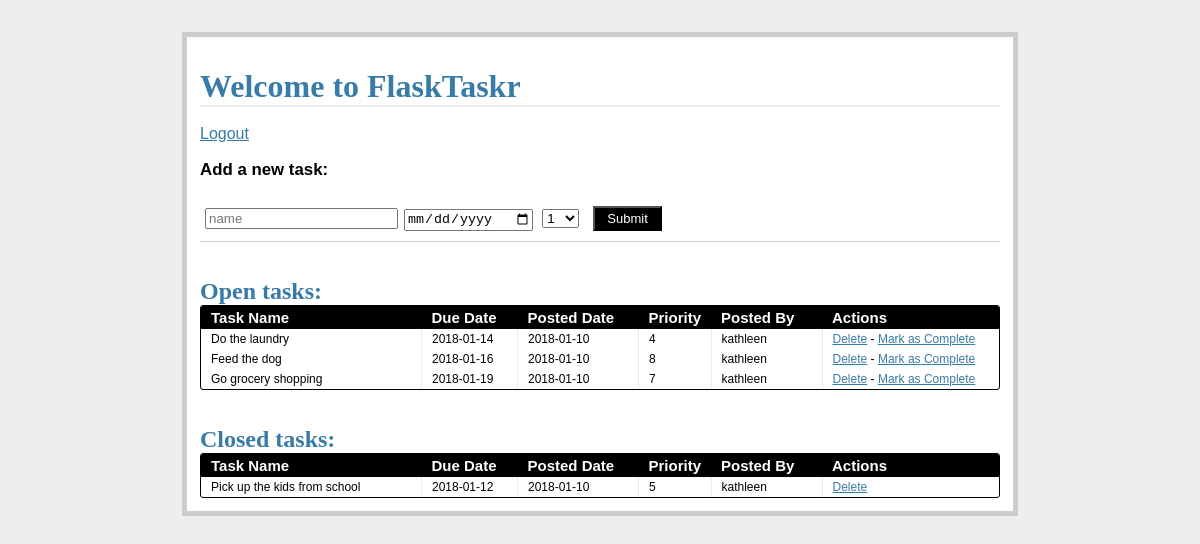
Screenshot of /tasks/ (signed in) with the database file from the repository.
### models.py (models this page shows, shortened)
class Task(db.Model):
    __tablename__ = "tasks"
    task_id = db.Column(db.Integer, primary_key=True)
    name = db.Column(db.String, nullable=False)
    due_date = db.Column(db.Date, nullable=False)
    priority = db.Column(db.Integer, nullable=False)
    status = db.Column(db.Integer)
    user_id = db.Column(db.Integer, db.ForeignKey('users.id'))
    posted_date = db.Column(db.Date, default=datetime.datetime.utcnow())

class User(db.Model):
    __tablename__ = "users"
    id = db.Column(db.Integer, primary_key=True)
    name = db.Column(db.String, unique=True, nullable=False)
    email = db.Column(db.String, unique=True, nullable=False)
    password = db.Column(db.String, nullable=False)
    tasks = db.relationship('Task', backref='poster')

### views.py (the view)
@app.route("/tasks/", methods = ['GET', 'POST'])
@login_required
def tasks():
    return render_template(
            'tasks.html',
            form=AddTaskForm(request.form),
            open_tasks=open_tasks(),
            closed_tasks=closed_tasks(),
            )

### forms.py
class AddTaskForm(Form):
    task_id = IntegerField()
    name = StringField('Task Name', validators=[DataRequired()])
    due_date = DateField('Due Date (mm/dd/yyyy)', \
            validators=[DataRequired()], format='%m/%d/%Y')
    priority = SelectField(
            'Priority',
            validators=[DataRequired()],
            choices=[('1', '1'), ('2', '2'), ('3', '3'),
                ('4', '4'), ('5', '5'), ('6', '6'), ('7', '7'),
                ('8', '8'), ('9', '9'), ('10', '10')
            ]
    )
    status = IntegerField('Status')

### views.py (called while the page is built)
def login_required(test):
    @wraps(test)
    def wrap(*args, **kwargs):
        if ('logged_in' in session):
            return(test(*args, **kwargs))
        else:
            flash("You need to log in first")
            return(redirect(url_for('login')))
    return wrap

def open_tasks():
    return db.session.query(Task).filter_by(
            status='1').order_by(Task.due_date.asc())

def closed_tasks():
    return db.session.query(Task).filter_by(
            status='0').order_by(Task.due_date.asc())

### templates/tasks.html (shortened to what this page needs)
{% extends "_base.html" %}
{% block content %}
<h1>Welcome to FlaskTaskr</h1>
<br>
<a href="{{ url_for('logout') }}">Logout</a>
<div class="add-task">
  <h3>Add a new task:</h3>
  <form action="{{ url_for('new_task') }}" method="post" class="inline-form">
    <div class="input-group">
      {{ form.name(placeholder="name") }}
    </div>
    <div class="input-group">
      {{ form.due_date(placeholder="due date") }}
    </div>
    <div class="input-group">
      {{ form.priority(placeholder="priority") }}
    </div>
    <div class="input-group">
      <button class="button" type="submit">Submit</button>
    </div>
</div>
<div class="entries">
  <br>
  <br>
  <h2>Open tasks:</h2>
  <div class="datagrid">
    <table>
      <thead>
        <tr>
          <th width="200px"><strong>Task Name</strong></th>
          <th width="75px"><strong>Due Date</strong></th>
          <th width="100px"><strong>Posted Date</strong></th>
          <th width="50px"><strong>Priority</strong></th>
          <th width="90px"><strong>Posted By</strong></th>
          <th><strong>Actions</strong></th>
        </tr>
      </thead>
      {% for task in open_tasks %}
        <tr>
          <td width="200px">{{ task.name }}</td>
          <td width="75px">{{ task.due_date }}</td>
          <td width="100px">{{ task.posted_date }}</td>
          <td width="50px">{{ task.priority }}</td>
          <td width="90px">{{ task.poster.name }}</td>
          <td>
            <a href="{{ url_for('delete_entry', task_id = task.task_id) }}">Delete</a>  -
            <a href="{{ url_for('complete', task_id = task.task_id) }}">Mark as Complete</a>
          </td>
        </tr>
      {% endfor %}
    </table>
  </div>
</div>
<br>
<br>
<div class="entries">
  <h2>Closed tasks:</h2>
  <div class="datagrid">
    <table>
      <thead>
        <tr>
          <th width="200px"><strong>Task Name</strong></th>
          <th width="75px"><strong>Due Date</strong></th>
          <th width="100px"><strong>Posted Date</strong></th>
          <th width="50px"><strong>Priority</strong></th>
          <th width="90px"><strong>Posted By</strong></th>
          <th><strong>Actions</strong></th>
        </tr>
      </thead>
      {% for task in closed_tasks %}
        <tr>
          <td width="200px">{{ task.name }}</td>
          <td width="75px">{{ task.due_date }}</td>
          <td width="100px">{{ task.posted_date }}</td>
          <td width="50px">{{ task.priority }}</td>
          <td width="90px">{{ task.poster.name }}</td>
          <td>
             <a href="{{ url_for('delete_entry', task_id = task.task_id) }}">Delete</a>
          </td>
        </tr>
      {% endfor %}
    </table>
  </div>
</div>
{% endblock %}

### templates/_base.html (shortened to what this page needs)
<!DOCTYPE html>
<html>
  <head>
    <link rel="stylesheet" href="{{ url_for('static', filename='css/main.css') }}">
  </head>
  <body>
    <div class="page">
      <br>
      {% block content %}
      {% endblock %}
    </div>
  </body>
</html>

### static/css/main.css (style rules this page uses)
body { font-family: sans-serif; background: #eee; }
a, h1, h2 { color: #377BA8; }
h1, h2 { font-family: 'Georgia', serif; margin: 0; }
h1 { border-bottom: 2px solid #eee; }
h2 { font-size: 1.5em; }
.page { margin: 2em auto; width: 50em; border: 5px solid #ccc; padding: 0.8em; background: white; }
.entries { list-style: none; margin: 0; padding: 0; }
.add-task { font-size: 0.9em; border-bottom: 1px solid #ccc; }
.input-group { margin-bottom: 15px; }
.datagrid table { border-collapse: collapse; text-align: left; width: 100%; }
.datagrid { background: #fff; overflow: hidden; border: 1px solid #000000; border-radius: 3px; }
.datagrid table td, .datagrid table th { padding: 3px 10px; }
.datagrid table thead th { background-color:#000000; color:#FFFFFF; font-size: 15px; font-weight: bold; }
.datagrid table thead th:first-child { border: none; }
.datagrid table tbody td { color: #000000; border-left: 1px solid #E1EEF4; font-size: 12px; font-weight: normal; }
.datagrid table tbody td:first-child { border-left: none; }
.datagrid table tbody tr:last-child td { border-bottom: none; }
.button { background-color:#000; display:inline-block; color:#ffffff; font-size:13px; padding:3px 12px; margin: 0; text-decoration:none; position:relative; }
.inline-form .input-group { display: inline-block; margin: 10px 5px; }
.input-group input { width: 100%; }

### rows the page displays
Task: name "Do the laundry", due_date "2018-01-14", posted_date "2018-01-10", priority "4", poster.name "kathleen"
Task: name "Feed the dog", due_date "2018-01-16", posted_date "2018-01-10", priority "8", poster.name "kathleen"
Task: name "Go grocery shopping", due_date "2018-01-19", posted_date "2018-01-10", priority "7", poster.name "kathleen"
Task: name "Pick up the kids from school", due_date "2018-01-12", posted_date "2018-01-10", priority "5", poster.name "kathleen"
